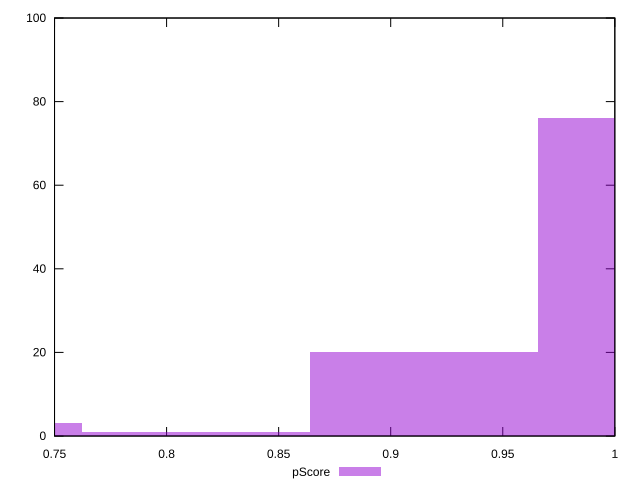

Write the gnuplot code that produced this figure.
reset

$pScore <<EOF
1.0166194424807624 76
0.9149574982326862 20
0.7116336097365337 3
0.81329555398461 1
EOF

set key outside below
set boxwidth 0.10166194424807624
set xrange [0.75:1]
set yrange [0:100]
set trange [0:100]
set style fill transparent solid 0.5 noborder
set terminal svg size 640, 490 enhanced background rgb 'white'
set output "reprap/unminified-javascript/samples/pages+cached/pScore/histogram.svg"

plot $pScore title "pScore" with boxes

reset
